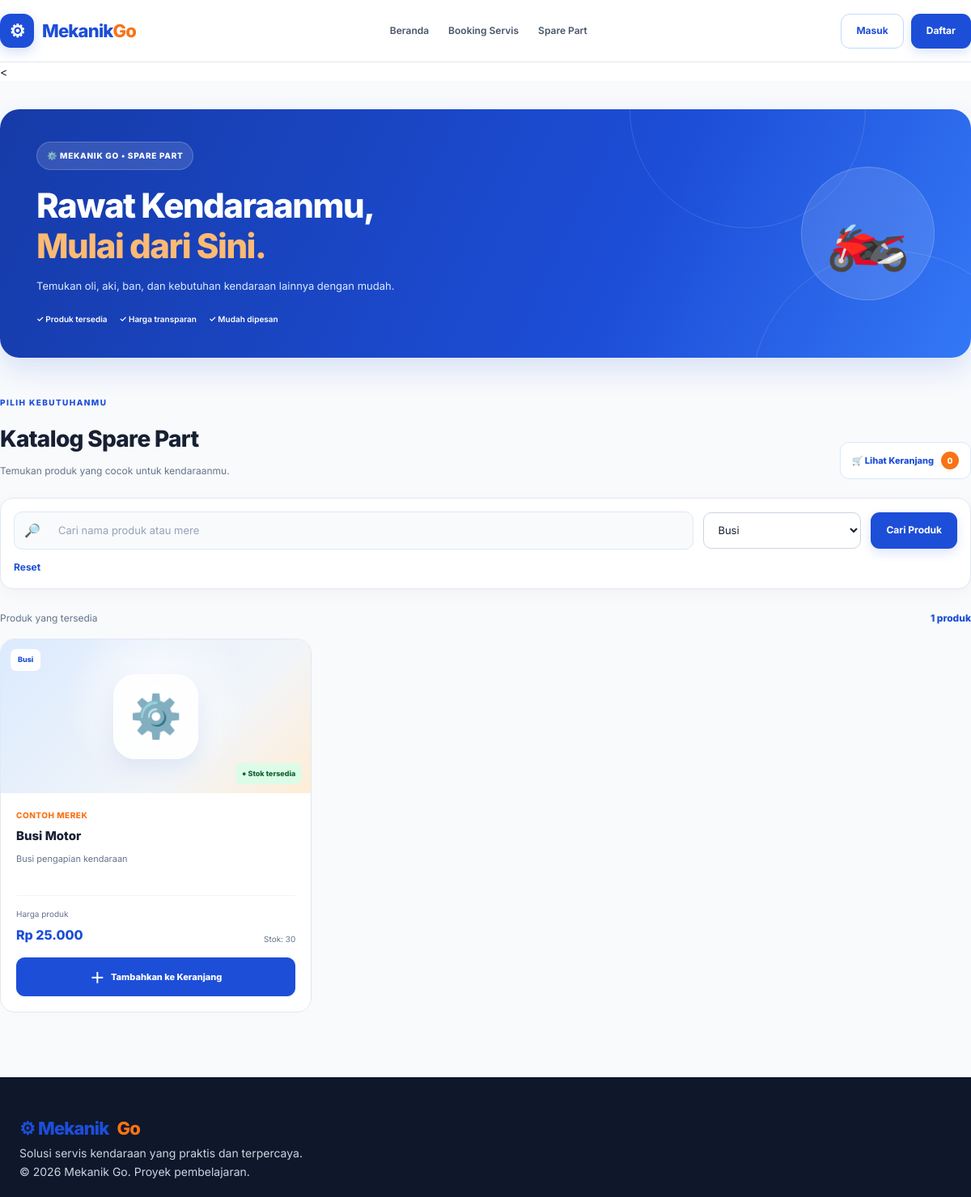
/produk.php?kategori=Busi, run on the app's committed database.
### tables this page shows
CREATE TABLE products (
    id INT AUTO_INCREMENT PRIMARY KEY,
    nama VARCHAR(120) NOT NULL,
    kategori VARCHAR(60) NOT NULL,
    merek VARCHAR(80),
    deskripsi TEXT,
    harga DECIMAL(12,2) NOT NULL DEFAULT 0,
    stok INT NOT NULL DEFAULT 0,
    gambar VARCHAR(255),
    aktif TINYINT(1) NOT NULL DEFAULT 1,
    created_at TIMESTAMP DEFAULT CURRENT_TIMESTAMP
);

### functions.php (called while the page is built, shortened)
<?php
function e($value)
{
    return htmlspecialchars(
        (string) $value,
        ENT_QUOTES,
        'UTF-8'
    );
}
function rupiah($angka)
{
    return 'Rp ' . number_format(
        (float) $angka,
        0,
        ',',
        '.'
    );
}

### produk.php (the view, shortened to what this page needs)
<?php
require_once 'koneksi.php';
require_once 'functions.php';
$cari = trim($_GET['q'] ?? '');
$kategori = trim($_GET['kategori'] ?? '');
$sql = "SELECT * FROM products WHERE aktif = 1";
$params = [];
if ($kategori !== '') {
    $sql .= " AND kategori = ?";
    $params[] = $kategori;
}
$sql .= " ORDER BY nama";
$stmt = $pdo->prepare($sql);
$stmt->execute($params);
$produk = $stmt->fetchAll();
$kategoriList = $pdo->query(
    "SELECT DISTINCT kategori FROM products
     WHERE aktif = 1 ORDER BY kategori"
)->fetchAll();
require 'header.php';
?>
<
<section class="section product-catalog">
    <div class="catalog-hero">
        <div class="catalog-hero-content">
            <span class="catalog-label">⚙️ MEKANIK GO • SPARE PART</span>
            <h1>Rawat Kendaraanmu,<br><span>Mulai dari Sini.</span></h1>
            <p>Temukan oli, aki, ban, dan kebutuhan kendaraan lainnya dengan mudah.</p>
            <div class="catalog-benefits">
                <span>✓ Produk tersedia</span>
                <span>✓ Harga transparan</span>
                <span>✓ Mudah dipesan</span>
            </div>
        </div>
        <div class="catalog-hero-art">🏍️</div>
    </div>
    <div class="catalog-heading">
        <div>
            <span class="section-label">PILIH KEBUTUHANMU</span>
            <h2>Katalog Spare Part</h2>
            <p>Temukan produk yang cocok untuk kendaraanmu.</p>
        </div>
        <a href="keranjang.php" class="cart-link">
            🛒 Lihat Keranjang
            <span><?= array_sum($_SESSION['cart'] ?? []) ?></span>
        </a>
    </div>
    <form method="GET" class="catalog-filter">
        <div class="catalog-search">
            <span>🔎</span>
            <input
                type="search"
                name="q"
                value="<?= e($cari) ?>"
                placeholder="Cari nama produk atau merek..."
            >
        </div>
        <select name="kategori" aria-label="Filter kategori">
            <?php foreach ($kategoriList as $k): ?>
                <option
                    value="<?= e($k['kategori']) ?>"
                    <?= $kategori === $k['kategori'] ? 'selected' : '' ?>
                >
                    <?= e($k['kategori']) ?>
                </option>
            <?php endforeach; ?>
        </select>
        <button class="btn btn-primary" type="submit">Cari Produk</button>
        <?php if ($cari !== '' || $kategori !== ''): ?>
            <a class="filter-reset" href="produk.php">Reset</a>
        <?php endif; ?>
    </form>
    <div class="catalog-result">
        <span>Produk yang tersedia</span>
        <strong><?= count($produk) ?> produk</strong>
    </div>
    <?php if ($produk): ?>
        <div class="catalog-grid">
            <?php foreach ($produk as $p): ?>
                <article class="catalog-card">
                    <div class="catalog-product-image">
                        <span class="catalog-category">
                            <?= e($p['kategori']) ?>
                        </span>
                        <div class="catalog-product-emoji">⚙️</div>
                        <?php if ((int)$p['stok'] > 0): ?>
                            <span class="catalog-stock available">
                                ● Stok tersedia
                            </span>
                        <?php else: ?>
                            <span class="catalog-stock unavailable">
                                Stok habis
                            </span>
                        <?php endif; ?>
                    </div>
                    <div class="catalog-product-info">
                        <p class="catalog-brand">
                            <?= e($p['merek'] ?? 'Spare Part') ?>
                        </p>
                        <h3><?= e($p['nama']) ?></h3>
                        <p class="catalog-description">
                            <?= e($p['deskripsi'] ?? 'Produk kebutuhan kendaraan.') ?>
                        </p>
                        <div class="catalog-product-bottom">
                            <div>
                                <span class="catalog-price-label">Harga produk</span>
                                <strong class="catalog-price">
                                    <?= rupiah($p['harga']) ?>
                                </strong>
                            </div>
                            <span class="catalog-stock-number">
                                Stok: <?= (int)$p['stok'] ?>
                            </span>
                        </div>
                        <?php if ((int)$p['stok'] > 0): ?>
                            <form method="POST" class="catalog-cart-form">
                                <button class="catalog-add-button" type="submit">
                                    <span>＋</span> Tambahkan ke Keranjang
                                </button>
                            </form>
                        <?php else: ?>
                            <button class="catalog-add-button disabled" disabled>
                                Stok Sedang Habis
                            </button>
                        <?php endif; ?>
                    </div>
                </article>
            <?php endforeach; ?>
        </div>
    <?php endif; ?>
</section>
<?php require 'footer.php'; ?>

### data on the page
products: kategori "Busi", shows "● Stok tersedia", merek "CONTOH MEREK", nama "Busi Motor", deskripsi "Busi pengapian kendaraan", harga "Rp 25.000", stok "30"

### other printed values
array_sum($_SESSION['cart'] ?? []) "0"
count($produk) "1"
form field kategori "Busi"
